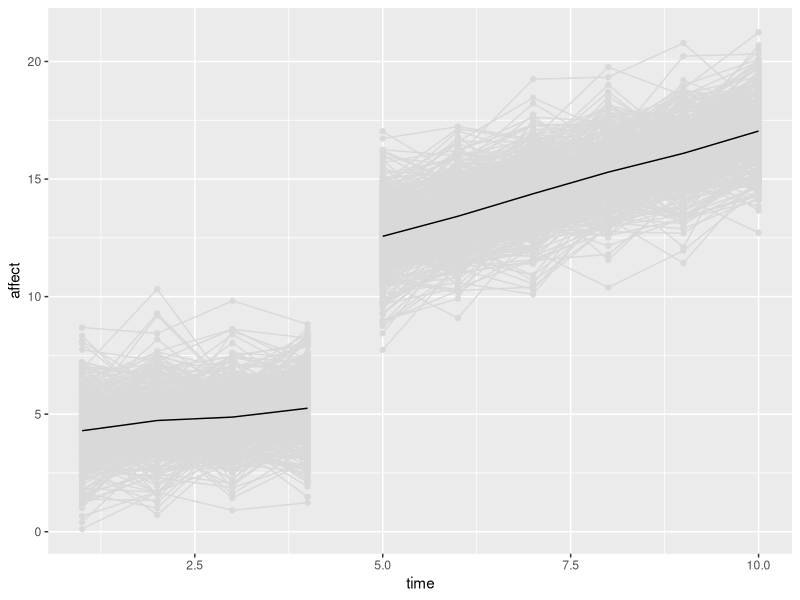

Reproduce this figure in R. (Note: this script raises an error after producing the figure.)
## ---- chunk 1
knitr::opts_chunk$set(echo = TRUE, warning = F, message = F)
## ---- chunk 2


library(tidyverse)
library(lavaan)
library(ggplot2)
library(MASS)

N <- 400
time <- 10

intercept_1 <- 4
intercept_2 <- 8

growth1 <- 0.3
growth2 <- 0.9


df_matrix <- matrix(, ncol = 3, nrow = N*time)


count <- 0

for(i in 1:N){
  
  unob_het_y <- rnorm(1,0,1)
  
  
  for(j in 1:time){
    
    count <- count + 1
    
    if(j < 5){
    df_matrix[count, 1] <- i
    df_matrix[count, 2] <- j
    df_matrix[count, 3] <- intercept_1 + growth1*j + unob_het_y + rnorm(1,0,1)
    
    }else{
      
      df_matrix[count, 1] <- i
      df_matrix[count, 2] <- j
      df_matrix[count, 3] <- intercept_2 + growth2*j + unob_het_y + rnorm(1,0,1)
      
      
    }
  }
  
}

df <- data.frame(df_matrix)

names(df) <- c('id', 'time', 'affect')

df1 <- df %>%
  filter(time < 5)

df2 <- df %>%
  filter(time >= 5)

df_sum1 <- df1 %>%
  group_by(time) %>%
  summarise(
    affect = mean(affect)
  )

df_sum2 <- df2 %>%
  group_by(time) %>%
  summarise(
    affect = mean(affect)
  )

ggplot() + 
  geom_point(data = df1, aes(x = time, y = affect, group = id), color = 'gray85') + 
  geom_line(data = df1, aes(x = time, y = affect, group = id), color = 'gray85') + 
  geom_point(data = df2, aes(x = time, y = affect, group = id), color = 'gray85') + 
  geom_line(data = df2, aes(x = time, y = affect, group = id), color = 'gray85') + 
  geom_line(data = df_sum1, aes(x = time, y = affect)) + 
  geom_line(data = df_sum2, aes(x = time, y = affect))

## ---- chunk 3


df_wide <- reshape(df, idvar = 'id', timevar = 'time', direction = 'wide')


spline_string <- '

# latent intercept for first half

level1_affect =~ 1*affect.1 + 1*affect.2 + 1*affect.3 + 1*affect.4 + 0*affect.5 + 0*affect.6 + 0*affect.7 + 0*affect.8 + 0*affect.9 + 0*affect.10

# latent intercept for second half

level2_affect =~ 0*affect.1 + 0*affect.2 + 0*affect.3 + 0*affect.4 + 1*affect.5 + 1*affect.6 + 1*affect.7 + 1*affect.8 + 1*affect.9 + 1*affect.10

# latent slope for first half basis coefficients

slope1_affect =~ 1*affect.1 + 2*affect.2 + 3*affect.3 + 4*affect.4 + 0*affect.5 + 0*affect.6 + 0*affect.7 + 0*affect.8 + 0*affect.9 + 0*affect.10

# latent slope for second half basis coefficients

slope2_affect =~ 0*affect.1 + 0*affect.2 + 0*affect.3 + 0*affect.4 + 5*affect.5 + 6*affect.6 + 7*affect.7 + 8*affect.8 + 9*affect.9 + 10*affect.10

# means and variance of latent factors

level1_affect ~~ level1_affect
level2_affect ~~ level2_affect
slope1_affect ~~ slope1_affect
slope2_affect ~~ slope2_affect

# covariance between latent factors

level1_affect ~~ level2_affect
level1_affect ~~ slope1_affect
level1_affect ~~ slope2_affect

level2_affect ~~ slope1_affect
level2_affect ~~ slope2_affect

slope1_affect ~~ slope2_affect

# constrain means of indicators to zero across time

affect.1 ~ 0
affect.2 ~ 0
affect.3 ~ 0
affect.4 ~ 0
affect.5 ~ 0
affect.6 ~ 0
affect.7 ~ 0
affect.8 ~ 0
affect.9 ~ 0
affect.10 ~ 0

# constrain residual variance to equality across time

affect.1 ~~ res_var*affect.1
affect.2 ~~ res_var*affect.2
affect.3 ~~ res_var*affect.3
affect.4 ~~ res_var*affect.4
affect.5 ~~ res_var*affect.5
affect.6 ~~ res_var*affect.6
affect.7 ~~ res_var*affect.7
affect.8 ~~ res_var*affect.8
affect.9 ~~ res_var*affect.9
affect.10 ~~ res_var*affect.10

'

spline_model <- growth(spline_string, data = df_wide)
summary(spline_model, fit.measures = T)

## ---- chunk 4


library(tidyverse)
library(lavaan)
library(ggplot2)
library(MASS)

N <- 400
time <- 10

intercept_1 <- 4
intercept_2 <- 4

growth1 <- 0.8
growth2 <- -0.8

df_matrix_b <- matrix(, ncol = 3, nrow = N*time)


count <- 0

for(i in 1:N){
  
  unob_het_y <- rnorm(1,0,1)
  
  
  for(j in 1:time){
    
    count <- count + 1
    
    if(j < 5){
      df_matrix_b[count, 1] <- i
      df_matrix_b[count, 2] <- j
      df_matrix_b[count, 3] <- intercept_1 + growth1*j + unob_het_y + rnorm(1,0,1)
      
    }else{
      
      df_matrix_b[count, 1] <- i
      df_matrix_b[count, 2] <- j
      df_matrix_b[count, 3] <- intercept_2 + growth2*j + unob_het_y + rnorm(1,0,1)
      
      
    }
  }
  
}

df_b <- data.frame(df_matrix_b)

names(df_b) <- c('id', 'time', 'affect')

df1_b <- df_b %>%
  filter(time < 5)

df2_b <- df_b %>%
  filter(time >= 5)

df_sum1_b <- df1_b %>%
  group_by(time) %>%
  summarise(
    affect = mean(affect)
  )

df_sum2_b <- df2_b %>%
  group_by(time) %>%
  summarise(
    affect = mean(affect)
  )

ggplot() + 
  geom_point(data = df1_b, aes(x = time, y = affect, group = id), color = 'gray85') + 
  geom_line(data = df1_b, aes(x = time, y = affect, group = id), color = 'gray85') + 
  geom_point(data = df2_b, aes(x = time, y = affect, group = id), color = 'gray85') + 
  geom_line(data = df2_b, aes(x = time, y = affect, group = id), color = 'gray85') + 
  geom_line(data = df_sum1_b, aes(x = time, y = affect)) + 
  geom_line(data = df_sum2_b, aes(x = time, y = affect))

## ---- chunk 5


df_wide_b <- reshape(df_b, idvar = 'id', timevar = 'time', direction = 'wide')


spline_string_b <- '

# latent intercept for first half

level1_affect =~ 1*affect.1 + 1*affect.2 + 1*affect.3 + 1*affect.4 + 0*affect.5 + 0*affect.6 + 0*affect.7 + 0*affect.8 + 0*affect.9 + 0*affect.10

# latent intercept for second half

level2_affect =~ 0*affect.1 + 0*affect.2 + 0*affect.3 + 0*affect.4 + 1*affect.5 + 1*affect.6 + 1*affect.7 + 1*affect.8 + 1*affect.9 + 1*affect.10

# latent slope for first half basis coefficients

slope1_affect =~ 1*affect.1 + 2*affect.2 + 3*affect.3 + 4*affect.4 + 0*affect.5 + 0*affect.6 + 0*affect.7 + 0*affect.8 + 0*affect.9 + 0*affect.10

# latent slope for second half basis coefficients

slope2_affect =~ 0*affect.1 + 0*affect.2 + 0*affect.3 + 0*affect.4 + 5*affect.5 + 6*affect.6 + 7*affect.7 + 8*affect.8 + 9*affect.9 + 10*affect.10

# means and variance of latent factors

level1_affect ~~ level1_affect
level2_affect ~~ level2_affect
slope1_affect ~~ slope1_affect
slope2_affect ~~ slope2_affect

# covariance between latent factors

level1_affect ~~ level2_affect
level1_affect ~~ slope1_affect
level1_affect ~~ slope2_affect

level2_affect ~~ slope1_affect
level2_affect ~~ slope2_affect

slope1_affect ~~ slope2_affect

# constrain means of indicators to zero across time

affect.1 ~ 0
affect.2 ~ 0
affect.3 ~ 0
affect.4 ~ 0
affect.5 ~ 0
affect.6 ~ 0
affect.7 ~ 0
affect.8 ~ 0
affect.9 ~ 0
affect.10 ~ 0

# constrain residual variance to equality across time

affect.1 ~~ res_var*affect.1
affect.2 ~~ res_var*affect.2
affect.3 ~~ res_var*affect.3
affect.4 ~~ res_var*affect.4
affect.5 ~~ res_var*affect.5
affect.6 ~~ res_var*affect.6
affect.7 ~~ res_var*affect.7
affect.8 ~~ res_var*affect.8
affect.9 ~~ res_var*affect.9
affect.10 ~~ res_var*affect.10

'

spline_model_b <- growth(spline_string_b, data = df_wide_b)
summary(spline_model_b, fit.measures = T)

## ---- chunk 6



library(tidyverse)
library(lavaan)
library(ggplot2)
library(MASS)

N <- 400
time <- 15

intercept_1 <- 4
intercept_2 <- 4
intercept_3 <- 4

growth1 <- -0.5
growth2 <- 0.5
growth3 <- -0.5


df_matrix_c <- matrix(, ncol = 3, nrow = N*time)


count <- 0

for(i in 1:N){
  
  unob_het_y <- rnorm(1,0,1)
  
  
  for(j in 1:time){
    
    count <- count + 1
    
    if(j < 5){
      df_matrix_c[count, 1] <- i
      df_matrix_c[count, 2] <- j
      df_matrix_c[count, 3] <- intercept_1 + growth1*j + unob_het_y + rnorm(1,0,1)
      
    }else if(j >= 5 && j < 10){
      
      df_matrix_c[count, 1] <- i
      df_matrix_c[count, 2] <- j
      df_matrix_c[count, 3] <- intercept_2 + growth2*j + unob_het_y + rnorm(1,0,1)
      
      
    }else{
      
      df_matrix_c[count, 1] <- i
      df_matrix_c[count, 2] <- j
      df_matrix_c[count, 3] <- intercept_3 + growth3*j + unob_het_y + rnorm(1,0,1)
      
    }
  }
  
}

df_c <- data.frame(df_matrix_c)

names(df_c) <- c('id', 'time', 'affect')

df1_c <- df_c %>%
  filter(time < 5)

df2_c <- df_c %>%
  filter(time >= 5 & time < 10)

df3_c <- df_c %>%
  filter(time >= 10)

df_sum1_c <- df1_c %>%
  group_by(time) %>%
  summarise(
    affect = mean(affect)
  )

df_sum2_c <- df2_c %>%
  group_by(time) %>%
  summarise(
    affect = mean(affect)
  )

df_sum3_c <- df3_c %>%
  group_by(time) %>%
  summarise(
    affect = mean(affect)
  )

ggplot() + 
  geom_point(data = df1_c, aes(x = time, y = affect, group = id), color = 'gray85') + 
  geom_line(data = df1_c, aes(x = time, y = affect, group = id), color = 'gray85') + 
  geom_point(data = df2_c, aes(x = time, y = affect, group = id), color = 'gray85') + 
  geom_line(data = df2_c, aes(x = time, y = affect, group = id), color = 'gray85') + 
  geom_line(data = df_sum1_c, aes(x = time, y = affect)) + 
  geom_line(data = df_sum2_c, aes(x = time, y = affect)) + 
  geom_point(data = df3_c, aes(x = time, y = affect, group = id), color = 'gray85') + 
  geom_line(data = df3_c, aes(x = time, y = affect, group = id), color = 'gray85') + 
  geom_line(data = df_sum3_c, aes(x = time, y = affect))

## ---- chunk 7

df_wide_c <- reshape(df_c, idvar = 'id', timevar = 'time', direction = 'wide')


spline_string_c <- '

# latent intercept for first third

level1_affect =~ 1*affect.1 + 1*affect.2 + 1*affect.3 + 1*affect.4 + 0*affect.5 + 0*affect.6 + 0*affect.7 + 0*affect.8 + 0*affect.9 + 0*affect.10 + 0*affect.11 + 0*affect.12 + 0*affect.13 + 0*affect.14 + 0*affect.15

# latent intercept for second third

level2_affect =~ 0*affect.1 + 0*affect.2 + 0*affect.3 + 0*affect.4 + 1*affect.5 + 1*affect.6 + 1*affect.7 + 1*affect.8 + 1*affect.9 + 0*affect.10 + 0*affect.11 + 0*affect.12 + 0*affect.13 + 0*affect.14 + 0*affect.15

# latent intercept for final third

level3_affect =~ 0*affect.1 + 0*affect.2 + 0*affect.3 + 0*affect.4 + 0*affect.5 + 0*affect.6 + 0*affect.7 + 0*affect.8 + 0*affect.9 + 1*affect.10 + 1*affect.11 + 1*affect.12 + 1*affect.13 + 1*affect.14 + 1*affect.15


# latent slope for first third basis coefficients

slope1_affect =~ 1*affect.1 + 2*affect.2 + 3*affect.3 + 4*affect.4 + 0*affect.5 + 0*affect.6 + 0*affect.7 + 0*affect.8 + 0*affect.9 + 0*affect.10 + 0*affect.11 + 0*affect.12 + 0*affect.13 + 0*affect.14 + 0*affect.15

# latent slope for second third basis coefficients

slope2_affect =~ 0*affect.1 + 0*affect.2 + 0*affect.3 + 0*affect.4 + 5*affect.5 + 6*affect.6 + 7*affect.7 + 8*affect.8 + 9*affect.9 + 0*affect.10 + 0*affect.11 + 0*affect.12 + 0*affect.13 + 0*affect.14 + 0*affect.15

# latent slope for final third basis coefficients

slope3_affect =~ 0*affect.1 + 0*affect.2 + 0*affect.3 + 0*affect.4 + 0*affect.5 + 0*affect.6 + 0*affect.7 + 0*affect.8 + 0*affect.9 + 10*affect.10 + 11*affect.11 + 12*affect.12 + 13*affect.13 + 14*affect.14 + 15*affect.15



# means and variance of latent factors

level1_affect ~~ level1_affect
level2_affect ~~ level2_affect
level3_affect ~~ level3_affect
slope1_affect ~~ slope1_affect
slope2_affect ~~ slope2_affect
slope3_affect ~~ slope3_affect

# covariance between latent factors

level1_affect ~~ level2_affect
level1_affect ~~ level3_affect
level1_affect ~~ slope1_affect
level1_affect ~~ slope2_affect
level1_affect ~~ slope3_affect

level2_affect ~~ level3_affect
level2_affect ~~ slope1_affect
level2_affect ~~ slope2_affect
level2_affect ~~ slope3_affect

level3_affect ~~ slope1_affect
level3_affect ~~ slope2_affect
level3_affect ~~ slope3_affect

slope1_affect ~~ slope2_affect
slope1_affect ~~ slope3_affect

slope2_affect ~~ slope3_affect

# constrain means of indicators to zero across time

affect.1 ~ 0
affect.2 ~ 0
affect.3 ~ 0
affect.4 ~ 0
affect.5 ~ 0
affect.6 ~ 0
affect.7 ~ 0
affect.8 ~ 0
affect.9 ~ 0
affect.10 ~ 0

# constrain residual variance to equality across time

affect.1 ~~ res_var*affect.1
affect.2 ~~ res_var*affect.2
affect.3 ~~ res_var*affect.3
affect.4 ~~ res_var*affect.4
affect.5 ~~ res_var*affect.5
affect.6 ~~ res_var*affect.6
affect.7 ~~ res_var*affect.7
affect.8 ~~ res_var*affect.8
affect.9 ~~ res_var*affect.9
affect.10 ~~ res_var*affect.10

'

spline_model_c <- growth(spline_string_c, data = df_wide_c)
summary(spline_model_c, fit.measures = T)


## ---- chunk 8
'


# latent slope for first third basis coefficients

slope1_affect =~ 1*affect.1 + 2*affect.2 + 3*affect.3 + 4*affect.4 + 
                 0*affect.5 + 0*affect.6 + 0*affect.7 + 0*affect.8 + 
                 0*affect.9 + 0*affect.10 + 0*affect.11 + 0*affect.12 + 
                 0*affect.13 + 0*affect.14 + 0*affect.15

# latent slope for second third basis coefficients

slope2_affect =~ 0*affect.1 + 0*affect.2 + 0*affect.3 + 0*affect.4 + 
                 5*affect.5 + 6*affect.6 + 7*affect.7 + 8*affect.8 + 
                 9*affect.9 + 0*affect.10 + 0*affect.11 + 0*affect.12 + 
                 0*affect.13 + 0*affect.14 + 0*affect.15

# latent slope for final third basis coefficients

slope3_affect =~ 0*affect.1 + 0*affect.2 + 0*affect.3 + 0*affect.4 +
                 0*affect.5 + 0*affect.6 + 0*affect.7 + 0*affect.8 + 
                 0*affect.9 + 10*affect.10 + 11*affect.11 + 12*affect.12 + 
                 13*affect.13 + 14*affect.14 + 15*affect.15



'
